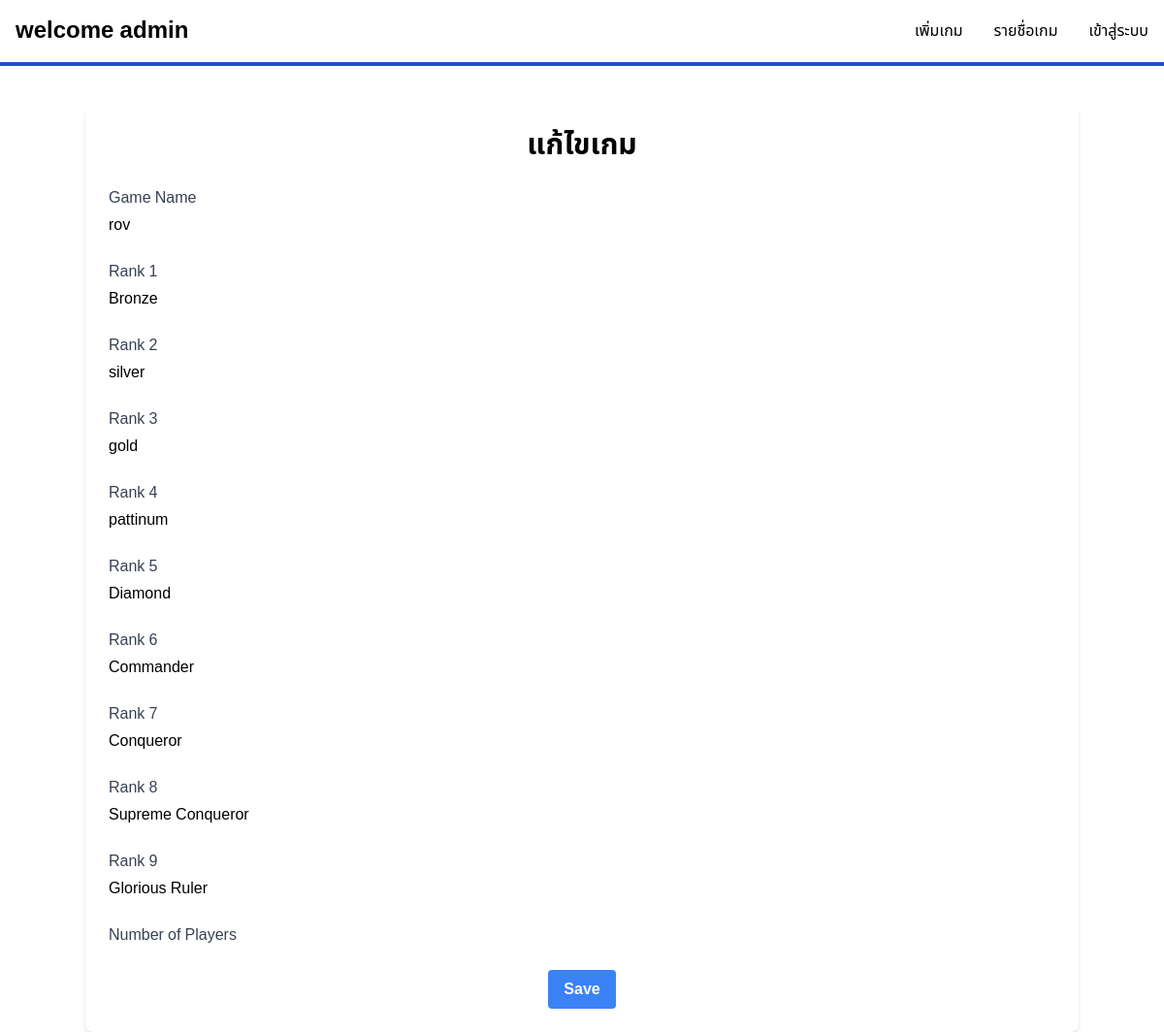
The page /edit/3/ on the database its author committed.
### myesportapp/models.py (models this page shows, shortened)
class Game(models.Model):
    name = models.CharField(max_length=100, null=True, blank=False)
    rank1 = models.CharField(max_length=100, null=True, blank=False)
    rank2 = models.CharField(max_length=100,  null=True, blank=False)
    rank3 = models.CharField(max_length=100,  null=True, blank=False)
    rank4 = models.CharField(max_length=100,  null=True, blank=False)
    rank5 = models.CharField(max_length=100,  null=True, blank=False)
    rank6 = models.CharField(max_length=100,  null=True, blank=False)
    rank7 = models.CharField(max_length=100,  null=True, blank=False)
    rank8 = models.CharField(max_length=100, null=True, blank=False)
    rank9 = models.CharField(max_length=100,  null=True, blank=False)

### myesportapp/views.py (the view)
# urls.py: path('edit/<int:game_id>/',edit_game, name='edit_game'),
def edit_game(request, game_id):
    game = get_object_or_404(Game, id=game_id)
    if request.method == 'POST':
        form = GameForm(request.POST, instance=game)
        if form.is_valid():
            form.save()
            return redirect('game_list')
    else:
        form = GameForm(instance=game)
    return render(request, 'edit_game.html', {'form': form})

### myesportapp/forms.py
class GameForm(forms.ModelForm):
    class Meta:
        model = Game
        fields = ['name', 'rank1', 'rank2', 'rank3', 'rank4', 'rank5', 'rank6', 'rank7', 'rank8', 'rank9']
        widgets = {
            'name': forms.TextInput(attrs={'class': 'form-input mt-1 block w-full'}),
            'rank1': forms.TextInput(attrs={'class': 'form-input mt-1 block w-full'}),
            'rank2': forms.TextInput(attrs={'class': 'form-input mt-1 block w-full'}),
            'rank3': forms.TextInput(attrs={'class': 'form-input mt-1 block w-full'}),
            'rank4': forms.TextInput(attrs={'class': 'form-input mt-1 block w-full'}),
            'rank5': forms.TextInput(attrs={'class': 'form-input mt-1 block w-full'}),
            'rank6': forms.TextInput(attrs={'class': 'form-input mt-1 block w-full'}),
            'rank7': forms.TextInput(attrs={'class': 'form-input mt-1 block w-full'}),
            'rank8': forms.TextInput(attrs={'class': 'form-input mt-1 block w-full'}),
            'rank9': forms.TextInput(attrs={'class': 'form-input mt-1 block w-full'}),
        }

### myesportapp/templates/edit_game.html (shortened to what this page needs)
{% include 'components/navbar_admin.html' %}
{% block content %}
<div class="container mx-auto mt-10 p-6 bg-white shadow-md rounded-lg">
    <h1 class="text-3xl font-bold mb-6 text-center">แก้ไขเกม</h1>
    <form method="post" action="">
        <div class="grid grid-cols-1 gap-6">
            <div>
                <label for="name" class="block text-gray-700 font-medium">Game Name</label>
                {{ form.name }}
            </div>
            <div>
                <label for="rank1" class="block text-gray-700 font-medium">Rank 1</label>
                {{ form.rank1 }}
            </div>
            <div>
                <label for="rank2" class="block text-gray-700 font-medium">Rank 2</label>
                {{ form.rank2 }}
            </div>
            <div>
                <label for="rank3" class="block text-gray-700 font-medium">Rank 3</label>
                {{ form.rank3 }}
            </div>
            <div>
                <label for="rank4" class="block text-gray-700 font-medium">Rank 4</label>
                {{ form.rank4 }}
            </div>
            <div>
                <label for="rank5" class="block text-gray-700 font-medium">Rank 5</label>
                {{ form.rank5 }}
            </div>
            <div>
                <label for="rank6" class="block text-gray-700 font-medium">Rank 6</label>
                {{ form.rank6 }}
            </div>
            <div>
                <label for="rank7" class="block text-gray-700 font-medium">Rank 7</label>
                {{ form.rank7 }}
            </div>
            <div>
                <label for="rank8" class="block text-gray-700 font-medium">Rank 8</label>
                {{ form.rank8 }}
            </div>
            <div>
                <label for="rank9" class="block text-gray-700 font-medium">Rank 9</label>
                {{ form.rank9 }}
            </div>
            <div>
                <label for="number_of_players" class="block text-gray-700 font-medium">Number of Players</label>
            </div>
        </div>
        <div class="mt-6 text-center">
            <button type="submit" class="bg-blue-500 hover:bg-blue-700 text-white font-bold py-2 px-4 rounded">Save</button>
        </div>
    </form>
</div>
{% endblock %}

### myesportapp/templates/components/navbar_admin.html (style rules this page uses)
body { font-family: 'Noto Sans Thai', sans-serif; }
.font-bold { font-weight: 700; }

### rows shown on the page
Game: name "rov", rank1 "Bronze", rank2 "silver", rank3 "gold", rank4 "pattinum", rank5 "Diamond", rank6 "Commander", rank7 "Conqueror", rank8 "Supreme Conqueror", rank9 "Glorious Ruler"
